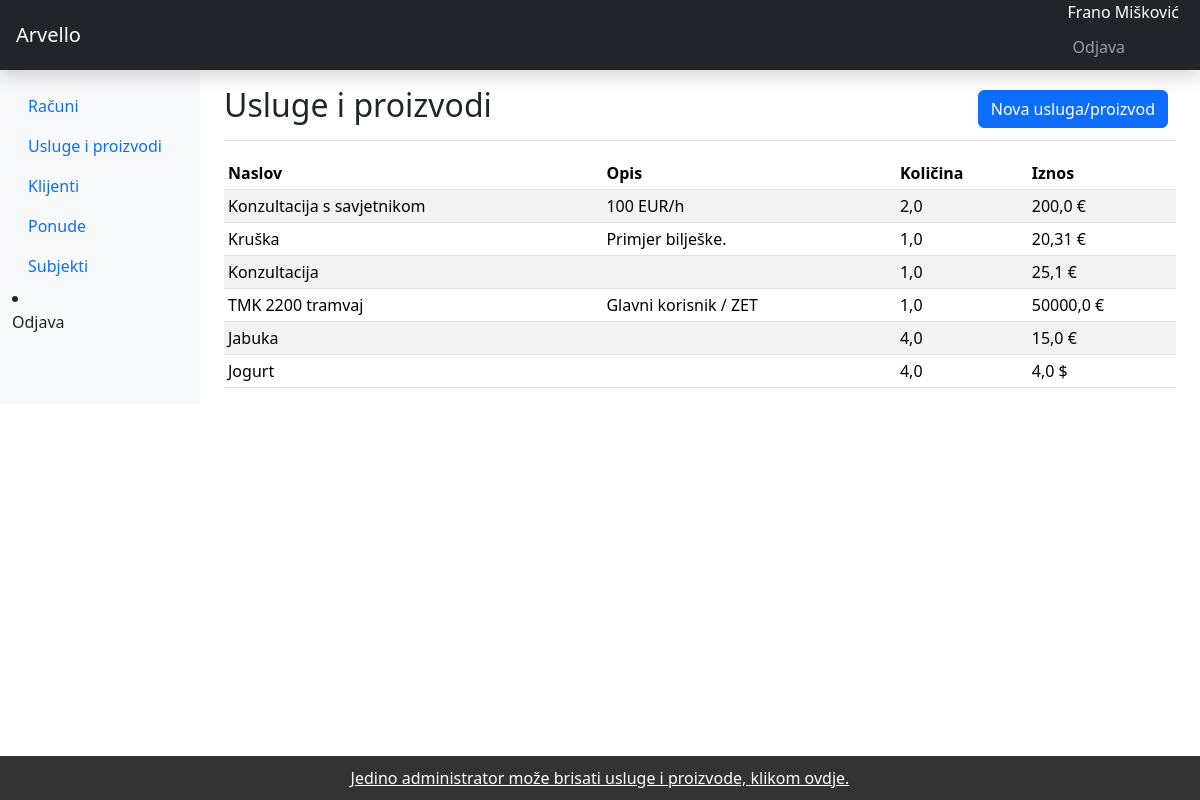
The page /products/ (signed in) on the database as committed earlier.
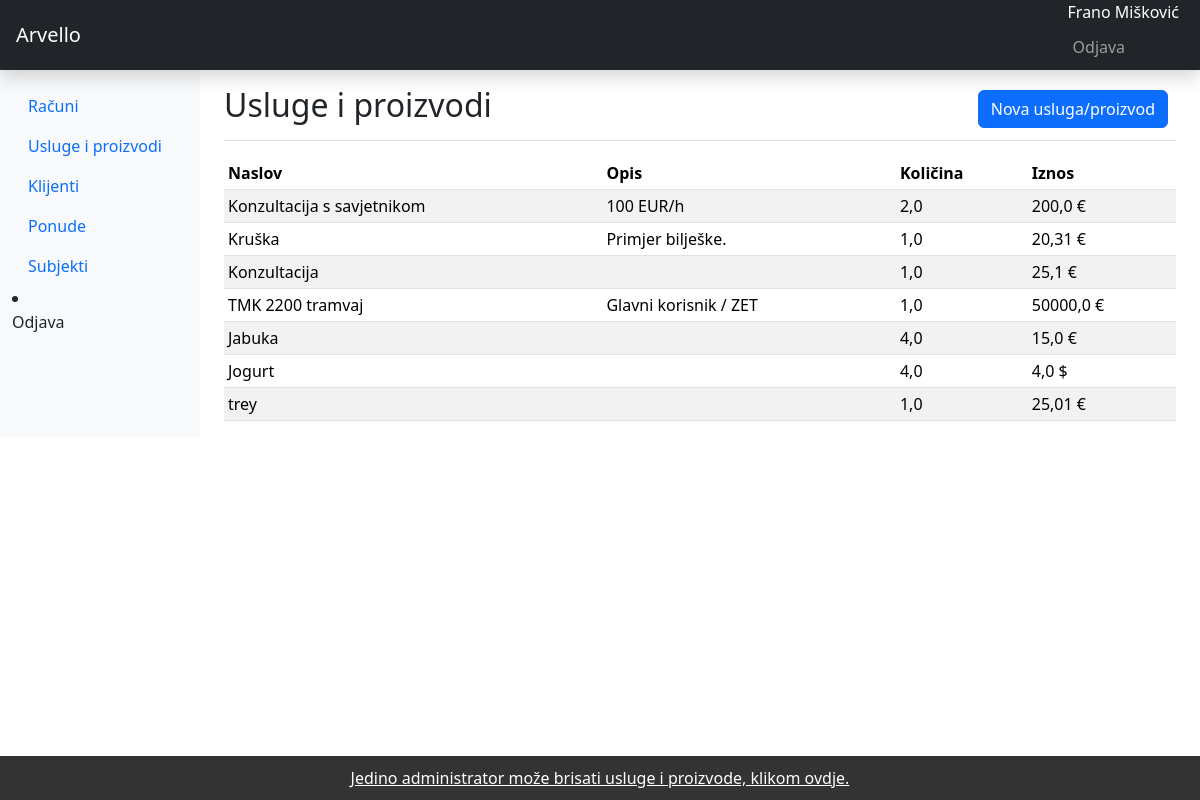
The same page on the database as committed later.
### arvelloapp/models.py (models this page shows, shortened)
class Product(models.Model):
    CURRENCY = [
    ('$', 'USD'),
    ('€', 'EUR'),
    ('£', 'GBP'),
    ]
    title = models.CharField(null=True, blank=True, max_length=100)
    description = models.TextField(null=True, blank=True)
    quantity = models.FloatField(null=True, blank=True) #FloatField jer se može dogoditi da klijent želi naručiti 1.5 proizvoda (kruh), ili se može prodavati npr. jabuke po kilogramu
    price = models.FloatField(null=True, blank=True)
    currency = models.CharField(choices=CURRENCY, default='€', max_length=100)
    taxPercent = models.FloatField(null=True, blank=True, default=25)
    uniqueId = models.CharField(null=True, blank=True, max_length=100)
    slug = models.SlugField(max_length=500, unique=True, blank=True, null=True)
    date_created = models.DateTimeField(blank=True, null=True)
    last_updated = models.DateTimeField(blank=True, null=True)

### arvelloapp/views.py (the view, shortened to what this page needs)
# urls.py: path('products/', views.products, name='products'),
@login_required
def products(request):
    context = {}
    products = Product.objects.all()
    product = Product.objects.all()
    context['product'] = products
    if request.method == 'GET':
        form = ProductForm()
        context['form'] = form
        return render(request, 'products.html', context)

### arvelloapp/templates/products.html (shortened to what this page needs)
{% extends 'base.html' %}
{% load static %}
{% load crispy_forms_tags %}
{% block main %}
<main class="col-md-9 ms-sm-auto col-lg-10 px-md-4">
  <div class="d-flex justify-content-between flex-wrap flex-md-nowrap align-items-center pt-3 pb-2 mb-3 border-bottom">
    <h1 class="h2">Usluge i proizvodi</h1>
    <div class="btn-toolbar mb-2 mb-md-0">
      <div class="btn-group me-2">
        <button href="#addProductModal" type="button" class="btn btn-primary" data-bs-toggle="modal">Nova usluga/proizvod</button>
      </div>
    </div>
  </div>
  <div class="table-responsive">
    <table class="table table-striped table-sm">
      <thead>
        <tr>
          <th scope="col">Naslov</th>
          <th scope="col">Opis</th>
          <th scope="col">Količina</th>
          <th scope="col">Iznos</th>
        </tr>
      </thead>
      <tbody>
        {% for product in product %}
      <tr>
        <td>{{product.title}}</td>
        <td>{{product.description}}</td>
        <td>{{product.quantity}}</td>
        <td>{{product.price}} {{product.currency}}</td>
      </tr>
        {% endfor %}
      </tbody>
    </table>
  </div>
  <body>
    <footer> <a href="{% url 'admin:arvelloapp_product_changelist' %}" style="color: white;">Jedino administrator može brisati usluge i proizvode, klikom ovdje.</a> </footer>
  </body>
</main>
{% endblock %}

Rows that differ between the two databases and show on the page:
added Product: title "trey", quantity "1,0", price "25,01", currency "€"
